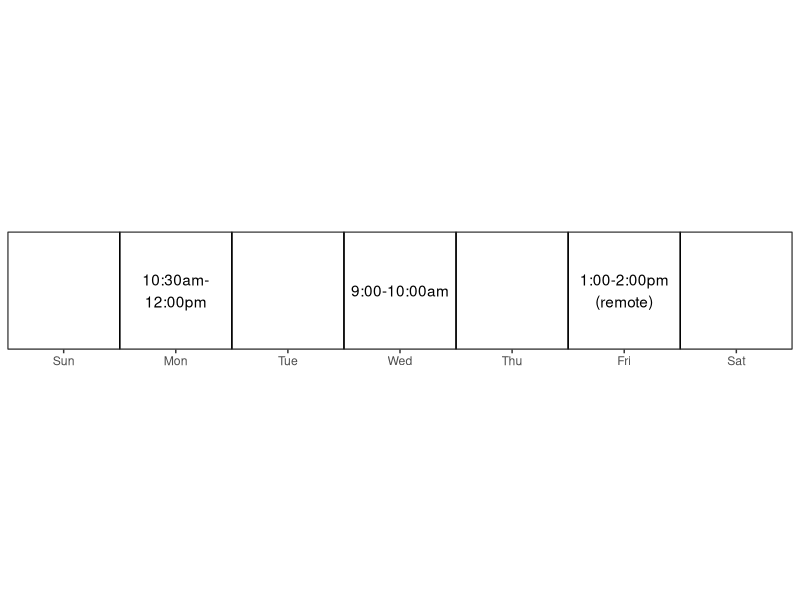
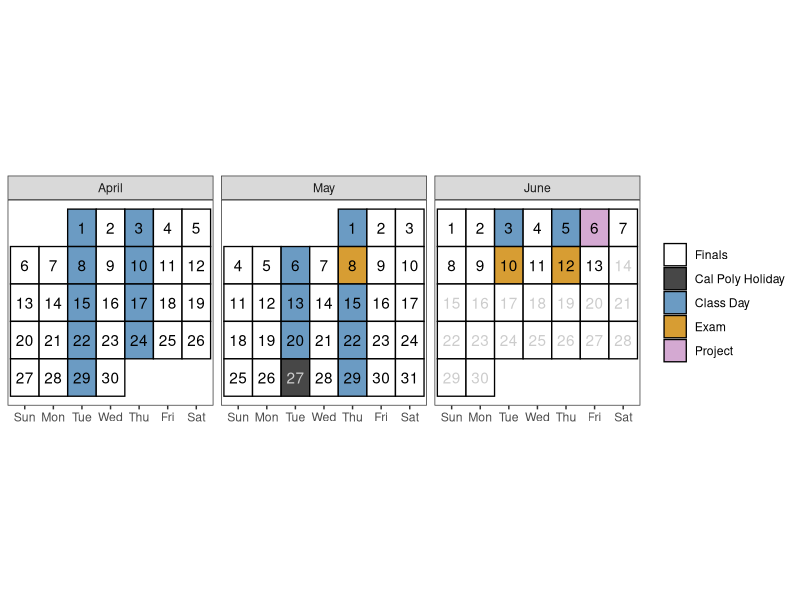

Write R code to recreate these figures, in order.
## ---- chunk 1
#| include: false
#| eval: true
library(tidyverse)

# Create a calendar for your syllabus ----
# Source: http://svmiller.com/blog/2020/08/a-ggplot-calendar-for-your-semester/
# Format: YYYYMMDD

# What are the full dates of the semester?
semester_dates <- seq(ymd(20250401), ymd(20250613), by = 1)

# Weekday(s) of class
class_wdays <- c("Tue", "Thu")

# Breaks
not_here_dates <- c(
  ymd("20250527")
  # Break
  # seq(ymd(20221017), ymd(20221018), by = 1)
  )

# Dates of Exams
exam_dates <- c(ymd(20250508), 
                ymd(20250610),
                ymd(20250612)
                )
finals_week <- seq(ymd(20250607), ymd(20250613), by = 1)
project_dates <- ymd(20250606)

# Custom function for treating the first day of the month as the first week 
# of the month up until the first Sunday 
# (unless Sunday was the start of the month)
wom <- function(date) {
    first <- wday(as.Date(paste(year(date), month(date), 1, sep = "-")))
    return((mday(date) + (first - 2)) %/% 7 + 1)
}

# Create a data frame of dates, assign to Cal
Cal <- tibble(date = seq(ymd(20250401), ymd(20250630), by = 1))  |> 
  mutate(mon      = lubridate::month(date, label = T, abbr = F),
         wkdy     = weekdays(date, abbreviate = T),
         wkdy     = fct_relevel(wkdy, "Sun", "Mon", "Tue", "Wed", "Thu","Fri", "Sat"), # make sure Sunday comes first
         semester = date %in% semester_dates, 
         project  = date %in% project_dates,
         exams    = date %in% exam_dates, # is it an exam?
         not_here = date %in% not_here_dates, # is it a day off?
         exam_wk  = date %in% finals_week,
         day      = lubridate::mday(date), 
         week     = wom(date)
         ) |> 
  mutate(category = case_when(project ~ "Project",
                              exams ~ "Exam",
                              not_here ~ "Cal Poly Holiday",
                              wkdy %in% class_wdays & !not_here & !exam_wk & date %in% semester_dates ~ "Class Day",
                           #   date %in% ymd(20250121) ~ "Class Day",
                              semester ~ "Finals",
                              TRUE ~ "NA")
         )

class_cal <- Cal |> 
  ggplot(aes(wkdy, week)) +
  theme_bw() +
  theme(aspect.ratio = 1, 
        panel.grid.major.x = element_blank(),
        legend.position = "right",
        legend.title = element_blank(),
        axis.title.y = element_blank(), 
        axis.title.x = element_blank(),
        axis.ticks.y = element_blank(), 
        axis.text.y = element_blank()) +
  geom_tile(alpha = 0.8, 
            aes(fill = category), 
            color="black", 
            linewidth = 0.45
            ) +
  facet_wrap(~ mon, scales = "free", ncol=3) +
  geom_text(aes(label = day, color = semester & (!not_here))) +
  # put your y-axis down, flip it, and reverse it
  scale_y_reverse(breaks = NULL) +
  # manually fill scale colors to something you like...
  scale_color_manual(values = c("FALSE" = "grey80", "TRUE" = "black"), guide = "none") + 
  scale_fill_manual(values=c("Class Day"="steelblue", 
                             "Finals"="white",
                             "Cal Poly Holiday" = "grey10",
                             "NA" = "white", # I like these whited out...
                             "Exam"="orange3",
                             "Project"="#c994c7"),
                    #... but also suppress a label for a non-class semester day
                    breaks=c("Finals", "Cal Poly Holiday", "Class Day","Exam","Project"))
# class_cal

exam_days <- Cal |> 
  filter(category == "Exam") |> 
  mutate(topic = c("Midterm Exam", 
                   "Final Exam (70)",
                   "Final Exam (71)"
                   )
         ) |> 
  rowwise() |> 
  mutate(sem_week = isoweek(date),
         Date = paste(format(date, "%b %e"), sep = ",", collapse = ", "))

project_days <- Cal |> 
  filter(category == "Project") |> 
  mutate(topic = c("Project Final Report Due")
         ) |> 
  rowwise() |> 
  mutate(sem_week = isoweek(date),
         Date = paste(format(date, "%b %e"), sep = ",", collapse = ", "))



class_days <- Cal |> 
  filter(date %in% semester_dates,
         category %in% c("Class Day")
         ) |>  
  mutate(sem_week = isoweek(date)) |> 
  group_by(sem_week) |> 
  summarize(Date = paste(format(date, "%b %e"), sep = ",", collapse = ", ")) |> 
  ungroup() |>
  mutate(topic = c(
    "Introduction to R",
    "Basics of Graphics",
    "Data Cleaning and Manipulation",
    "Data Transformations + Factors",
    "Special Data Types",
    "Version Control",
    "Functions",
    "Functional Programming",
    "Simulation",
    "TBA")) |> 
  bind_rows(project_days) |> 
  bind_rows(exam_days) |> 
  arrange(sem_week) |> 
  select(Date, Topic = topic)


# Weekday(s) of office hours
officehr_wdays <- c("Mon", "Wed", "Fri")

# Create a data frame of dates, assign to Cal
Cal2 <- tibble(date = seq(ymd(20240107), ymd(20240113), by = 1))  |> 
  mutate(mon      = lubridate::month(date, label = T, abbr = F),
         wkdy     = weekdays(date, abbreviate = T),
         wkdy     = fct_relevel(wkdy, "Sun", "Mon", "Tue", "Wed", "Thu","Fri", "Sat"), # make sure Sunday comes first
         week     = wom(date),
         classday = wkdy %in% class_wdays,
         officehrday = wkdy %in% officehr_wdays,
         officehrtime = c(NA, "10:30am-\n12:00pm", NA, "9:00-10:00am",  NA, "1:00-2:00pm\n(remote)", NA)
  )


classday_cal <- Cal2 |> 
  ggplot(aes(wkdy, week)) +
  theme_bw() +
  theme(aspect.ratio = 0.15, 
        panel.grid.major.x = element_blank(),
        legend.position = "right",
        legend.title = element_blank(),
        axis.title.y = element_blank(), 
        axis.title.x = element_blank(),
        axis.ticks.y = element_blank(), 
        axis.text.y = element_blank()) +
  geom_tile(alpha = 0.8, 
            aes(fill = classday), 
            color="black", 
            linewidth = 0.45,
            show.legend = F
  ) +
  scale_x_discrete(expand = c(0,0)) +
  scale_y_discrete(expand = c(0,0)) +
  scale_fill_manual(values=c("white", "steelblue")
                    )
# classday_cal

officehr_cal <- Cal2 |> 
  ggplot(aes(wkdy, week)) +
  theme_bw() +
  theme(aspect.ratio = 0.15, 
        panel.grid.major.x = element_blank(),
        legend.position = "right",
        legend.title = element_blank(),
        axis.title.y = element_blank(), 
        axis.title.x = element_blank(),
        axis.ticks.y = element_blank(), 
        axis.text.y = element_blank()) +
  geom_tile(alpha = 0., 
            aes(fill = officehrday), 
            color="black", 
            linewidth = 0.45,
            show.legend = F
  ) +
  geom_text(aes(label = officehrtime), color = "black") +
  scale_x_discrete(expand = c(0,0)) +
  scale_y_discrete(expand = c(0,0)) +
  scale_fill_manual(values=c("white", "gray")
  )
# officehr_cal

## ---- chunk 2
#| echo: false
#| warning: false
#| message: false
#| fig-width: 7
#| fig-height: 1.5
#| out-width: 90%
#| fig-align: center
#| fig-pos: H
officehr_cal
## ---- chunk 3
#| echo: false
#| eval: true
#| warning: false
#| fig-width: 8
#| fig-height: 3.5
#| fig-pos: 'h'
#| fig-cap: "Note: Tuesday, May 27th will follow a Monday class schedule."
class_cal
## ---- chunk 4
#| echo: false
#| eval: true
#| fig-pos: 'h'
class_days |> 
kableExtra::kable(caption = "Tentative schedule of class topics and important due dates", format = "simple")
